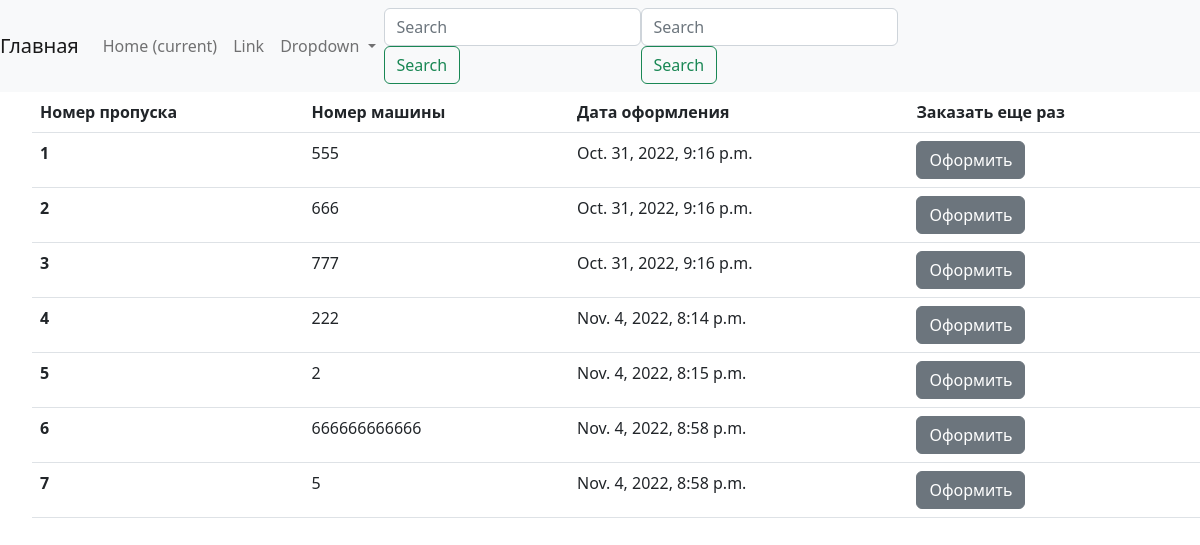
/permits/archive (signed in), run on the app's committed database.
### permits/models.py (models this page shows)
class Permit(models.Model):
    car_number = models.CharField(max_length=15)
    customer = models.ForeignKey(User, on_delete=models.CASCADE)
    created = models.DateTimeField(auto_now_add=True)
    is_active = models.BooleanField(default=True)

### permits/views.py (the view)
# urls.py: path('archive', PermitsArchiveList.as_view(), name='archive'),
class PermitsArchiveList(ListView):
    model = Permit
    template_name = 'permits/permits_list_view.html'
    def get_context_data(self, *, object_list=None, **kwargs):
        context = super().get_context_data(**kwargs)
        context['permitlist'] = Permit.objects.filter(customer = self.request.user, is_active = False)
        context['title'] = 'Пропуска в архиве'
        return context

### permits/templates/permits/permits_list_view.html (shortened to what this page needs)
<!DOCTYPE html>
<html lang="en">
<head>
    <link href="https://cdn.jsdelivr.net/npm/bootstrap@5.2.2/dist/css/bootstrap.min.css" rel="stylesheet">
</head>
<body>
<nav class="navbar navbar-expand-lg navbar-light bg-light">
  <a class="navbar-brand" href="#">Главная</a>
  <div class="collapse navbar-collapse" id="navbarSupportedContent">
    <ul class="navbar-nav mr-auto">
      <li class="nav-item active">
        <a class="nav-link" href="#">Home <span class="sr-only">(current)</span></a>
      </li>
      <li class="nav-item">
        <a class="nav-link" href="#">Link</a>
      </li>
      <li class="nav-item dropdown">
        <a class="nav-link dropdown-toggle" href="#" id="navbarDropdown" role="button" data-toggle="dropdown" aria-haspopup="true" aria-expanded="false">
          Dropdown
        </a>
      </li>
    </ul>
    <form class="form-inline my-2 my-lg-0">
      <input class="form-control mr-sm-2" type="search" placeholder="Search" aria-label="Search">
      <button class="btn btn-outline-success my-2 my-sm-0" type="submit">Search</button>
    </form>
    <form class="form-inline my-2 my-lg-0">
      <input class="form-control mr-sm-2" type="search" placeholder="Search" aria-label="Search">
      <button class="btn btn-outline-success my-2 my-sm-0" type="submit">Search</button>
    </form>
  </div>
</nav>
{% if permitlist %}
<ul>
<table class="table table-hover">
  <thead>
    <tr>
      <th scope="col">Номер пропуска</th>
      <th scope="col">Номер машины</th>
      <th scope="col">Дата оформления</th>
      <th scope="col">Заказать еще раз</th>
    </tr>
  </thead>
{% for permit in permitlist %}
  <tbody>
    <tr>
      <th scope="row">{{ permit.id }}</th>
      <td>{{ permit.car_number }}</td>
      <td>{{ permit.created }}</td>
      <td><button type="button" class="btn btn-secondary">Оформить</button></td>
    </tr>
  </tbody>
    {% endfor %}
</table>
</ul>
{% else %}
    Нет пропусков!
{% endif %}
</body>
</html>

### data on the page
Permit: id "1", car_number "555", created "Oct. 31, 2022, 9:16 p.m."
Permit: id "2", car_number "666", created "Oct. 31, 2022, 9:16 p.m."
Permit: id "3", car_number "777", created "Oct. 31, 2022, 9:16 p.m."
Permit: id "4", car_number "222", created "Nov. 4, 2022, 8:14 p.m."
Permit: id "5", car_number "2", created "Nov. 4, 2022, 8:15 p.m."
Permit: id "6", car_number "666666666666", created "Nov. 4, 2022, 8:58 p.m."
Permit: id "7", car_number "5", created "Nov. 4, 2022, 8:58 p.m."
